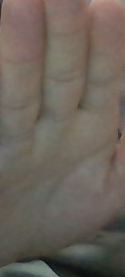
#> input picture 3B_CONTROL/hand.png, 125 x 277 px
$ python def_calib.py
#> lines starting #> are read from the running program, lines starting #| are printed output that depends on the picture; after the words box and inside, x2 and y2 are one past the last pixel; in counts of white or black regions, pixels touching at a corner belong together
import cv2
import numpy as np
import glob
import time

cap=cv2.VideoCapture(0)

# take first frame of the video
frame =cv2.imread('hand.png')
#> frame is the input picture: shape (277, 125, 3); mean B, G, R 90.4, 99.1, 107.9
# setup initial location of window

r,h,c,w = 250,200,250,200 # simply hardcoded the values
track_window = (c,r,w,h)
# set up the ROI for tracking
roi = frame[r:r+h, c:c+w]
#> roi = empty array
hsv_roi = cv2.cvtColor(frame, cv2.COLOR_BGR2HSV)
#> hsv_roi: shape (277, 125, 3); mean H, S, V 21.6, 42.8, 108.7
mask = cv2.inRange(hsv_roi, np.array((0., 60.,32.)), np.array((180.,255.,255.)))
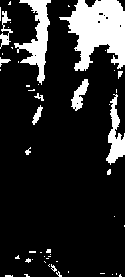
#> mask: shape (277, 125); 16.1% white; 51 white regions (39 under 20 px), largest, box (x1, y1, x2, y2) and area: (59, 0, 125, 71) 2846, (14, 0, 51, 85) 1182, (106, 94, 125, 165) 619
roi_hist = cv2.calcHist([hsv_roi],[0],mask,[180],[0,180])
#> roi_hist = 180 values, max 777 at index 7, min 0 at index 26, mean 30.94
cv2.normalize(roi_hist,roi_hist,0,255,cv2.NORM_MINMAX)
# Setup the termination criteria, either 10 iteration or move by atleast 1 pt
term_crit = ( cv2.TERM_CRITERIA_EPS | cv2.TERM_CRITERIA_COUNT, 10, 1 )


# Load previously saved data
with np.load('C:\\Users\\Mahmut\\Desktop\\da\\B.npz') as X:
#> (reads 3B_CONTROL/B.npz from the repository)
    mtx, dist, _, _ = [X[i] for i in ('mtx','dist','rvecs','tvecs')]

criteria = (cv2.TERM_CRITERIA_EPS + cv2.TERM_CRITERIA_MAX_ITER, 30, 0.001)
objp = np.zeros((6*7,3), np.float32)
objp[:,:2] = np.mgrid[0:7,0:6].T.reshape(-1,2)
axis = np.float32([[0,0,0], [0,3,0], [3,3,0], [3,0,0],
                   [0,0,-3],[0,3,-3],[3,3,-3],[3,0,-3] ])
# axis = np.float32([[3,0,0], [0,3,0], [0,0,-3]]).reshape(-1,3)


# img=cap.read()
img = cv2.imread('chessboard.png')
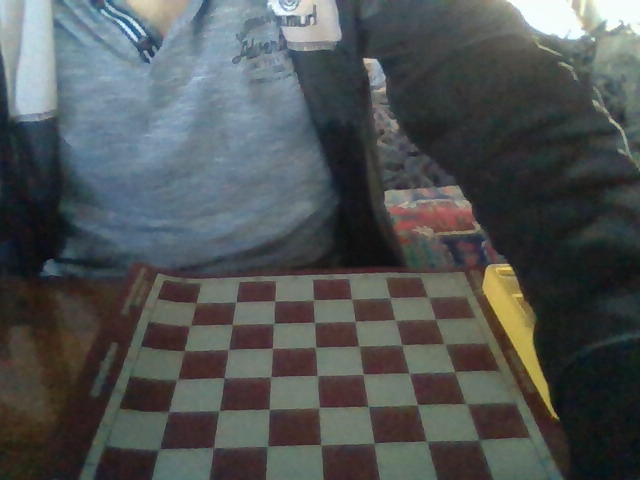
#> input picture 3B_CONTROL/chessboard.png, 640 x 480 px
#> img is the input picture: shape (480, 640, 3); mean B, G, R 84.2, 84, 79.6
gray = cv2.cvtColor(img,cv2.COLOR_BGR2GRAY)
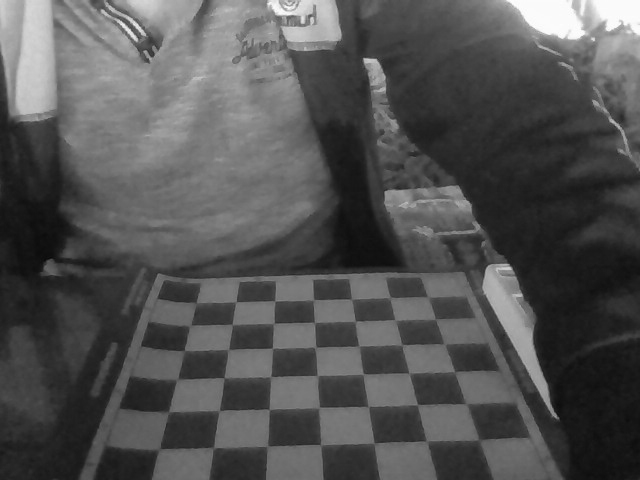
#> gray: shape (480, 640); min 8, max 254, mean 82.7

ret, corners = cv2.findChessboardCorners(gray, (7,6),None)
#> ret = True; corners = 42 rows, first 8: [196, 304], [236.4, 301.6], [274.8, 301.2], [314.1, 299.4], [351.5, 301], [391.5, 299], [427.5, 296.1], [191.3, 324.6]

if ret == True:
    corners2 = cv2.cornerSubPix(gray,corners,(11,11),(-1,-1),criteria)
#> corners2 = 42 rows, first 8: [196.1, 302.7], [235.8, 301.8], [274.7, 300.9], [313.4, 299.8], [351.7, 299], [390, 297.6], [427.9, 297.1], [190.1, 325.7]

        # Find the rotation and translation vectors.
    _,rvecs, tvecs, inliers = cv2.solvePnPRansac(objp, corners2, mtx, dist)
#> rvecs = [-0.629, -0.00408, -0.038]; tvecs = [-3.05, 2.99, 10.59]; inliers = 42 values from 0 to 41

        # project 3D points to image plane
    imgpts, jac = cv2.projectPoints(axis, rvecs, tvecs, mtx, dist)
#> imgpts = [[196.3, 302.6], [177, 379.4], [317.3, 375.5], [313.1, 299.9], [159.2, 271.7], [122.8, 369.5], [316.9, 364.4], [311.4, 268.7]]


    imgpts = np.int32(imgpts).reshape(-1,2)
#> imgpts = [[196, 302], [177, 379], [317, 375], [313, 299], [159, 271], [122, 369], [316, 364], [311, 268]]

    for i,j in zip(range(4),range(4,8)):
        img = cv2.line(img, tuple(imgpts[i]), tuple(imgpts[j]),(255),3)

        a=np.vstack((imgpts[0],imgpts[4],imgpts[5],imgpts[1]))
        b=np.vstack((imgpts[1],imgpts[5],imgpts[6],imgpts[2]))
        c=np.vstack((imgpts[2],imgpts[6],imgpts[7],imgpts[3]))
        d=np.vstack((imgpts[3],imgpts[7],imgpts[4],imgpts[0]))
        t=imgpts[:4]
        l=imgpts[4:]
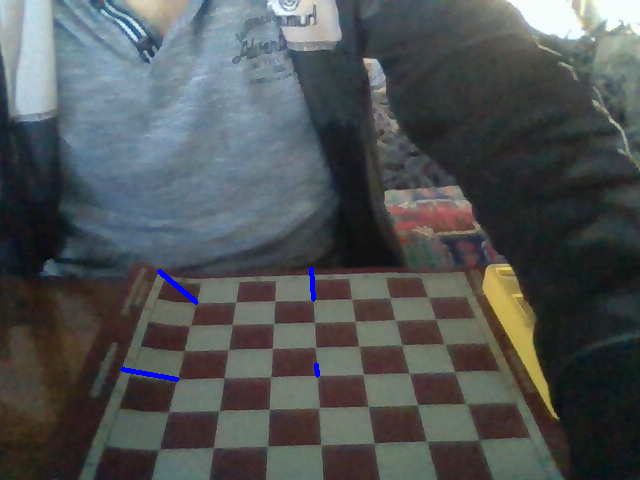
#> img: shape (480, 640, 3); mean B, G, R 84.7, 83.8, 79.4


def draw(frame,ping,a,b,c,d,l,t):

    if ping==1:
        x=l.copy()
        l=d.copy()
        d=t.copy()
        t=b.copy()
        b=x.copy()
    if ping==2:
        x=b.copy()
        b=t.copy()
        t=d.copy()
        d=l.copy()
        l=x.copy()
    if ping==3:
        x=d.copy()
        d=a.copy()
        a=b.copy()
        b=c.copy()
        c=x.copy()
    if ping==4:
        x=c.copy()
        c=b.copy()
        b=a.copy()
        a=d.copy()
        d=x.copy()


    img = cv2.drawContours(frame,[a],-1,(255,255,0),-1)
    # img = cv2.drawContours(img,[b],-1,(0,255,255),-1)
    img = cv2.drawContours(frame, [t],-1,(0,255,0),-3)
    img = cv2.drawContours(frame,[c],-1,(0,255,255),-1)
    img = cv2.drawContours(frame,[d],-1,(255,0,255),-1)
    img = cv2.drawContours(frame, [l],-1,(0,0,255),-1)
    return a,b,c,d,l,t

ping=0

while True:
    res,frame=cap.read()
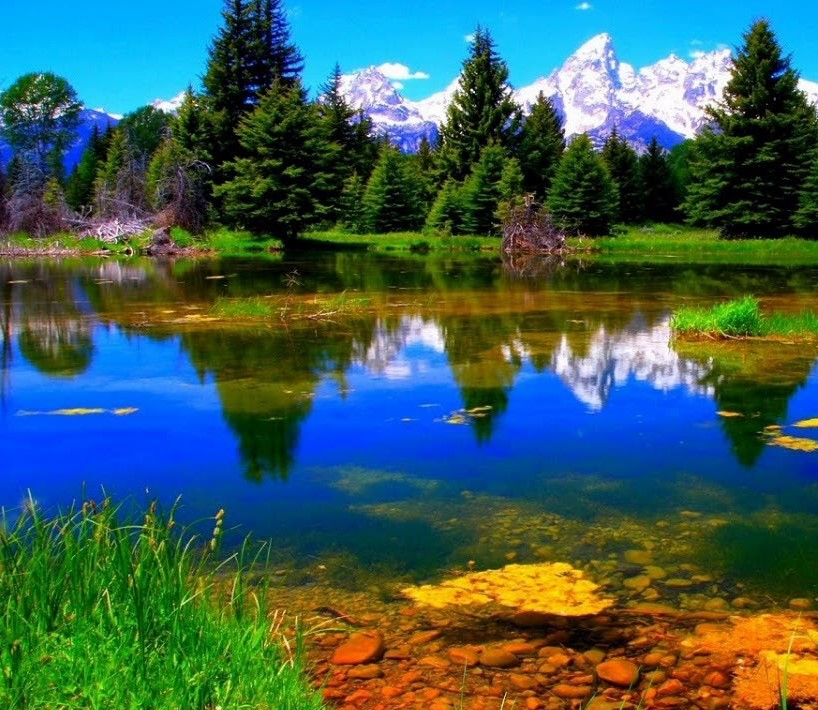
#> input picture Stitching_Panorama/DataSet/1/1.jpg, 818 x 710 px, given in place of the camera
#> frame is the input picture: shape (710, 818, 3); mean B, G, R 87.6, 94.7, 62.3

    cv2.line(frame,(50,0),(0,4000),(0,255,0),2)
    cv2.line(frame,(500,0),(0,50000),(0,255,0),2)
    cv2.line(frame,(0,50),(7000,0),(0,255,0),2)
    cv2.line(frame,(0,450),(50000,0),(0,255,0),2)
    if res == True:
        hsv = cv2.cvtColor(frame, cv2.COLOR_BGR2HSV)
#> hsv: shape (710, 818, 3); mean H, S, V 65.8, 198.6, 134.4
        dst = cv2.calcBackProject([hsv],[0],roi_hist,[0,180],1)
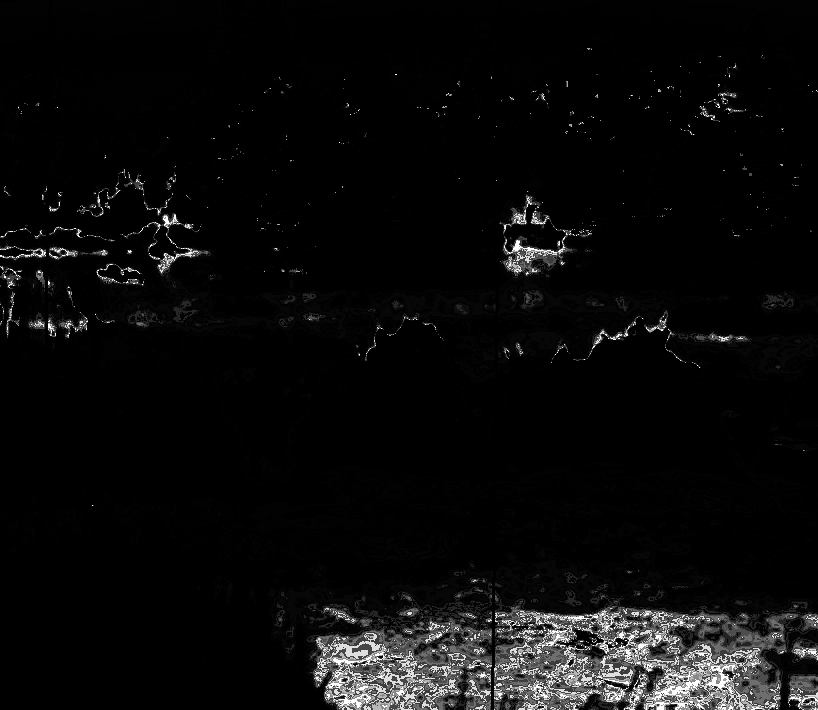
#> dst: shape (710, 818); min 0, max 255, mean 10.8
        # apply meanshift to get the new location
        ret, track_window = cv2.meanShift(dst, track_window, term_crit)
#> ret = 3; track_window = (244, 208, 200, 200)
        # Draw it on image
        x,y,w,h = track_window
#> x = 244; y = 208; w = 200; h = 200
        img2 = cv2.rectangle(frame, (x,y), (x+w,y+h), 255,2)

        cv2.imshow('img2',img2)
        if y<50:
            ping=1
            # print(y)
            time.sleep(0.5)
        if y>250:
            ping=2
            time.sleep(0.5)
        if x>275:
            ping=3
            time.sleep(0.5)
        if x<50:
            ping=4
            time.sleep(0.5)

        a,b,c,d,l,t= draw(frame,ping,a,b,c,d,l,t)
#> in draw, `img = cv2.drawContours(frame,[c],-1,(0,255,255),-1)`: img: shape (710, 818, 3); mean B, G, R 86.7, 101.1, 59.8
#> in draw, `img = cv2.drawContours(frame, [l],-1,(0,0,255),-1)`:
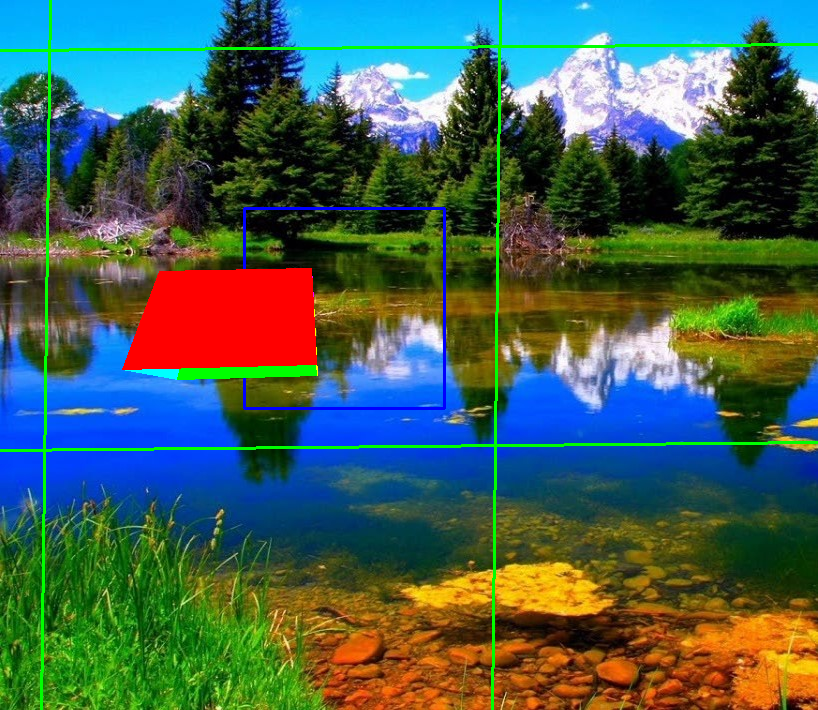
#> img: shape (710, 818, 3); mean B, G, R 84.7, 95.2, 66.9
    say=0
    cv2.imshow('img',frame)

    ping=0
    if cv2.waitKey(1) & 0xFF==ord('q'):
#> (key q is pressed here)
        break
            # cv2.imwrite(fname[:6]+'.png', img)
cap.release()
cv2.destroyAllWindows()
